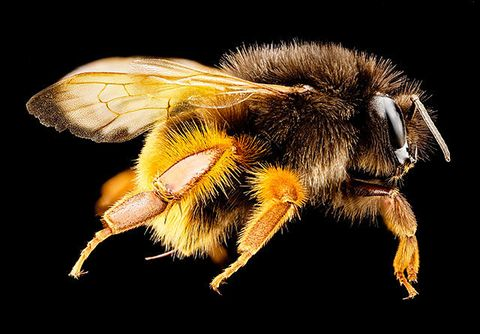
%> input picture DIP Assignment 2/Data/Images/Bee.jpg, 480 x 334 px
$ octave A2Q2.m   (GNU Octave 9; MATLAB toolbox functions it lacks are replaced by stand-ins)
%> lines starting %> are read from the running program, lines starting %| are printed output that depends on the picture
### DIP Assignment 2/Source/upsampling.m
function [outImg] = upsampling(img,scale,method)

% This function upsamples the input image 'img' by a factor of 'scale' using
% the interpolation method specified by 'method'

    in_rows = size(img,1);
    in_cols = size(img,2);
    out_rows = in_rows*scale;
    out_cols = in_cols*scale;
    outImg=double(zeros(out_rows,out_cols));

    for i=1:out_rows
        for j=1:out_cols
            x=i/scale;%computing the corresponding pixel location in the input image
            y=j/scale;
            outImg(i,j)=pixelValue(img,x,y,method);%computing the pixel values for the output image
        end
    end
    outImg=cast(outImg, class(img));

    end

### DIP Assignment 2/Source/meanSquareError.m
 function [mse] = meanSquareError(img1,img2)

%  This function computes the mean square error between the images 'img1' and 'img2'

[r,c]=size(img1);
img2=imresize(img2,size(img1));
squaredErrorImage = (double(img1) - double(img2)) .^ 2;
mse = sum(squaredErrorImage(:)) / (r * c);

 end

### DIP Assignment 2/Source/A2Q2.m
% Digital Image Processing - Assignment #2
% Question #2
% Author: Mohit Kumar
% Date: September 15,2021
% StoneFace.png and Bee.jpg

clc;
clearvars;
close all;

image_path = '../Data/Images/Bee.jpg';

img = imread(image_path);
%> img is the input picture: size 334x480x3 uint8; mean R, G, B 60.4, 45.9, 26.6
if size(img,3)==3
    img=rgb2gray(img);
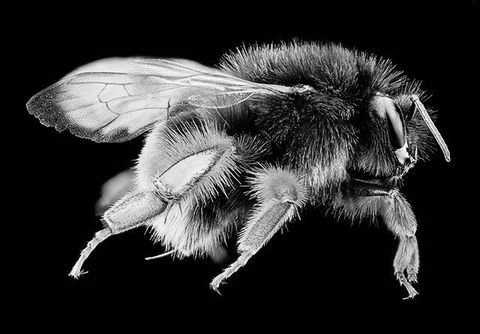
%> img: size 334x480 uint8; min 0, max 254, mean 48
end

% Downsampling input image
k=3;
imgDown = img(1:k:end,1:k:end);
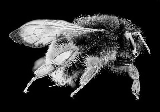
%> imgDown: size 112x160 uint8; min 0, max 252, mean 47.8

[nnImg] = upsampling(imgDown,k,'nearest');
%> after the loop in upsampling, `for i=1:out_rows`:
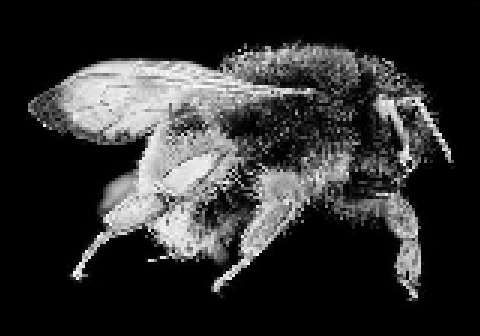
%> outImg: size 336x480 double; min 0, max 252, mean 47.8
mseNN=meanSquareError(nnImg,img);
%> in meanSquareError, `squaredErrorImage = (double(img1) - double(img2)) .^ 2;`:
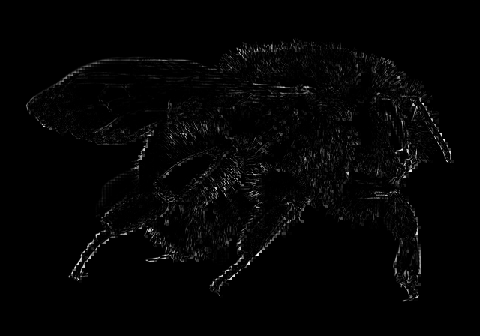
%> squaredErrorImage: size 336x480 double; min 0, max 62001, mean 1081.5; drawn with min black and max white
%> in meanSquareError, `mse = sum(squaredErrorImage(:)) / (r * c);`: mse = 1081.5
%> mseNN = 1081.5

[blImg] = upsampling(imgDown,k,'bilinear');
mseBL=meanSquareError(blImg,img);
%> mseBL = 774.4

figure;
imshow(img);
title('Original Image');
figure;
imshow(nnImg);
title('Image after nearest neighbor interpolation');
figure;
imshow(blImg);
title('Image after bilinear interpolation');

disp(['Bilinear interpolation MSE value: ',num2str(mseBL)]);
%| Bilinear interpolation MSE value: 774.3948
disp(['Nearest Neighbor interpolation MSE value: ',num2str(mseNN)]);
%| Nearest Neighbor interpolation MSE value: 1081.49

output_dirpath = '../Data/Outputs/';
if ~exist(output_dirpath, 'dir')
    mkdir(output_dirpath)
end

h1=figure(1);
output_path = fullfile(output_dirpath, 'OriginalImage.png');
saveas(h1, output_path);
h2=figure(2);
output_path = fullfile(output_dirpath, 'NearestNeighborInterpolationImage.png');
saveas(h2, output_path);
h3=figure(3);
output_path = fullfile(output_dirpath, 'BilinearInterpolationImage.png');
saveas(h3, output_path);

$ run again, with DIP Assignment 2/Data/Images/StoneFace.png saved as DIP Assignment 2/Data/Images/Bee.jpg
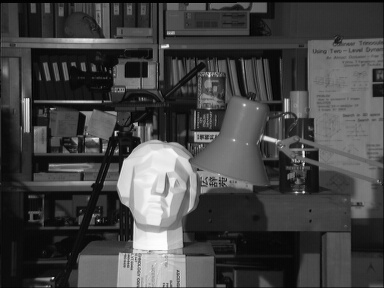
%> input picture DIP Assignment 2/Data/Images/StoneFace.png, 384 x 288 px
%> img is the input picture: size 288x384 uint8; min 0, max 255, mean 68.3
%> in meanSquareError, `squaredErrorImage = (double(img1) - double(img2)) .^ 2;`:
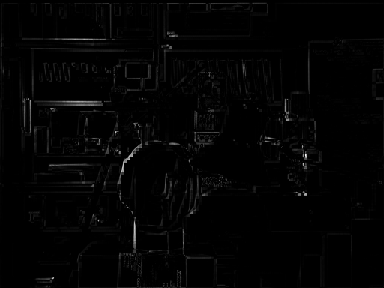
%> squaredErrorImage: size 288x384 double; min 0, max 53361, mean 779.2; drawn with min black and max white
%> mse = 779.2
%> after the loop in upsampling (call 2), `for i=1:out_rows`:
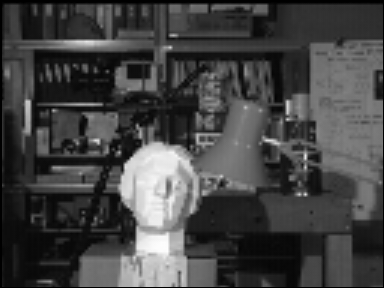
%> outImg: size 288x384 double; min 0, max 253, mean 67.6; mean of the top-left, top-right, bottom-left and bottom-right quarters 52.2, 70.9, 87.9, 59.5
%> mseBL = 587.8
%| Bilinear interpolation MSE value: 587.7801
%| Nearest Neighbor interpolation MSE value: 779.1964
